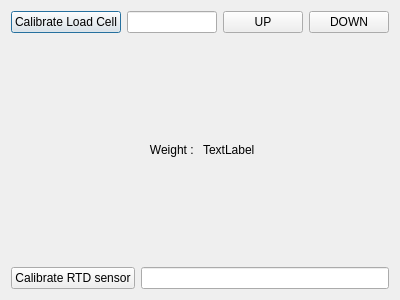
<?xml version="1.0" encoding="UTF-8"?>
<ui version="4.0">
 <class>CalibrationWin</class>
 <widget class="QDialog" name="CalibrationWin">
  <property name="geometry">
   <rect>
    <x>0</x>
    <y>0</y>
    <width>400</width>
    <height>300</height>
   </rect>
  </property>
  <property name="windowTitle">
   <string>Dialog</string>
  </property>
  <layout class="QVBoxLayout" name="verticalLayout_2">
   <item>
    <layout class="QVBoxLayout" name="verticalLayout">
     <item>
      <layout class="QHBoxLayout" name="horizontalLayout">
       <item>
        <widget class="QPushButton" name="pushButton_calibrateLoadCell">
         <property name="text">
          <string>Calibrate Load Cell</string>
         </property>
        </widget>
       </item>
       <item>
        <widget class="QLineEdit" name="lineEdit_calibrateValue"/>
       </item>
       <item>
        <widget class="QPushButton" name="pushButton_up">
         <property name="text">
          <string>UP</string>
         </property>
        </widget>
       </item>
       <item>
        <widget class="QPushButton" name="pushButton_down">
         <property name="text">
          <string>DOWN</string>
         </property>
        </widget>
       </item>
      </layout>
     </item>
     <item>
      <layout class="QHBoxLayout" name="horizontalLayout_3">
       <item>
        <widget class="QLabel" name="label">
         <property name="text">
          <string>Weight : </string>
         </property>
         <property name="alignment">
          <set>Qt::AlignmentFlag::AlignRight|Qt::AlignmentFlag::AlignTrailing|Qt::AlignmentFlag::AlignVCenter</set>
         </property>
        </widget>
       </item>
       <item>
        <widget class="QLabel" name="label_weightValue">
         <property name="text">
          <string>TextLabel</string>
         </property>
        </widget>
       </item>
      </layout>
     </item>
     <item>
      <layout class="QHBoxLayout" name="horizontalLayout_2">
       <item>
        <widget class="QPushButton" name="pushButton_calibrateRTD">
         <property name="text">
          <string>Calibrate RTD sensor</string>
         </property>
        </widget>
       </item>
       <item>
        <widget class="QLineEdit" name="lineEdit_calibrateRTD"/>
       </item>
      </layout>
     </item>
    </layout>
   </item>
  </layout>
 </widget>
 <resources/>
 <connections/>
</ui>
